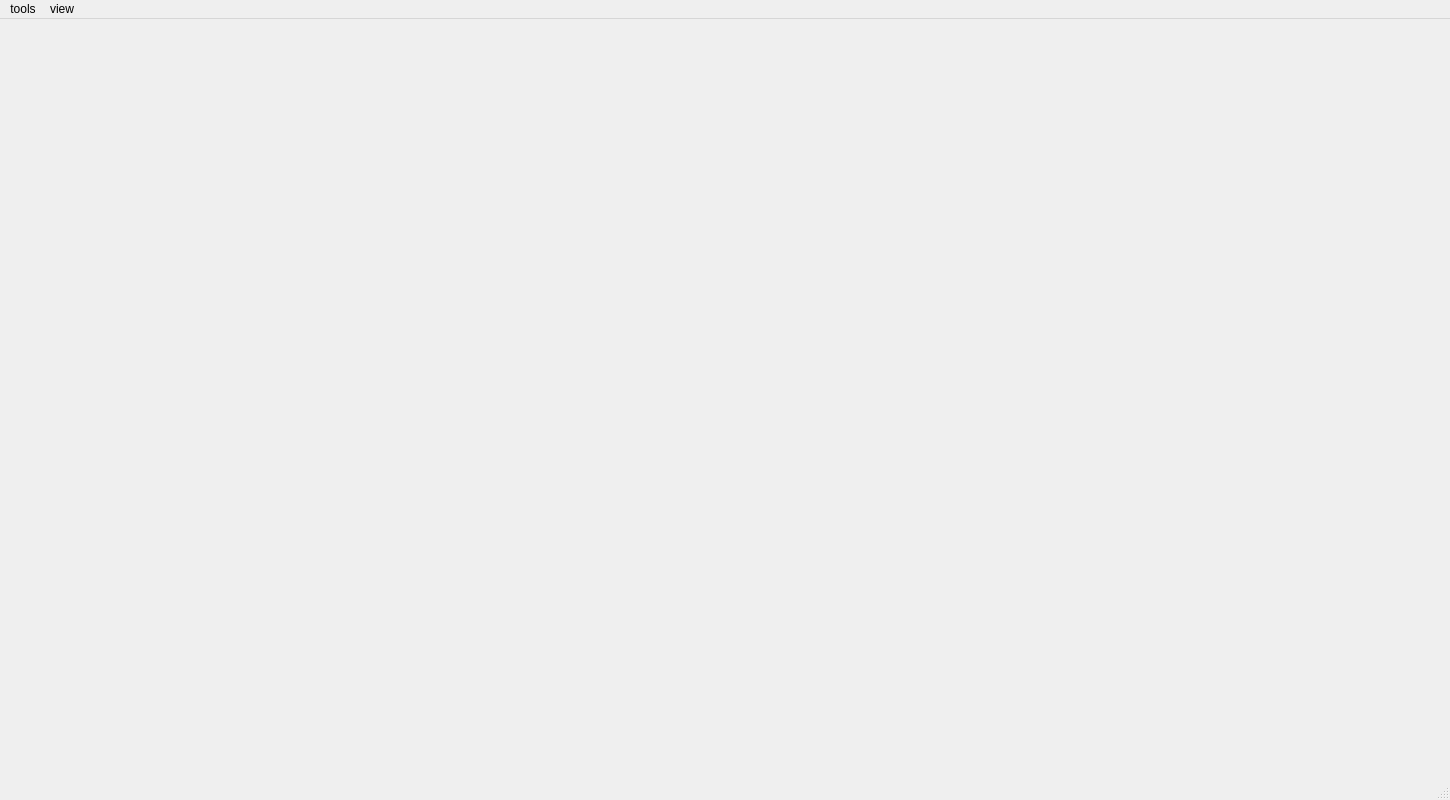
<?xml version="1.0" encoding="UTF-8"?>
<ui version="4.0">
 <class>mainWindow</class>
 <widget class="QMainWindow" name="mainWindow">
  <property name="geometry">
   <rect>
    <x>0</x>
    <y>0</y>
    <width>1450</width>
    <height>800</height>
   </rect>
  </property>
  <property name="sizePolicy">
   <sizepolicy hsizetype="Expanding" vsizetype="Expanding">
    <horstretch>1</horstretch>
    <verstretch>0</verstretch>
   </sizepolicy>
  </property>
  <property name="minimumSize">
   <size>
    <width>700</width>
    <height>0</height>
   </size>
  </property>
  <property name="windowTitle">
   <string>Hello World!</string>
  </property>
  <widget class="QWidget" name="centralwidget"/>
  <widget class="QMenuBar" name="menubar">
   <property name="geometry">
    <rect>
     <x>0</x>
     <y>0</y>
     <width>1450</width>
     <height>26</height>
    </rect>
   </property>
   <property name="minimumSize">
    <size>
     <width>0</width>
     <height>0</height>
    </size>
   </property>
   <widget class="QMenu" name="menutools">
    <property name="title">
     <string>tools</string>
    </property>
    <widget class="QMenu" name="menuChoose_Font">
     <property name="title">
      <string>Choose Font</string>
     </property>
     <addaction name="fontDefault"/>
     <addaction name="separator"/>
     <addaction name="fontCambria"/>
     <addaction name="fontInkFree"/>
     <addaction name="fontBoli"/>
    </widget>
    <widget class="QMenu" name="menuFont_Size">
     <property name="title">
      <string>Font Size</string>
     </property>
     <addaction name="sizeDefault"/>
     <addaction name="separator"/>
     <addaction name="font16"/>
     <addaction name="font18"/>
     <addaction name="font22"/>
    </widget>
    <addaction name="clearWorkspace"/>
    <addaction name="separator"/>
    <addaction name="menuChoose_Font"/>
    <addaction name="menuFont_Size"/>
   </widget>
   <widget class="QMenu" name="menuview">
    <property name="title">
     <string>view</string>
    </property>
    <addaction name="showSideMenu"/>
    <addaction name="showBottomDock"/>
    <addaction name="showRightDock"/>
   </widget>
   <addaction name="menutools"/>
   <addaction name="menuview"/>
  </widget>
  <widget class="QStatusBar" name="statusbar"/>
  <action name="clearWorkspace">
   <property name="text">
    <string>Clear Workspace</string>
   </property>
   <property name="statusTip">
    <string>Clear whole workspace...</string>
   </property>
   <property name="shortcut">
    <string>Ctrl+Shift+C</string>
   </property>
  </action>
  <action name="fontCambria">
   <property name="text">
    <string>Cambria</string>
   </property>
   <property name="statusTip">
    <string>Sent Font Family to Cambria...</string>
   </property>
  </action>
  <action name="fontInkFree">
   <property name="text">
    <string>Ink Free</string>
   </property>
   <property name="statusTip">
    <string>Sent Font Family to Ink Free...</string>
   </property>
  </action>
  <action name="fontBoli">
   <property name="text">
    <string>MV Boli</string>
   </property>
   <property name="statusTip">
    <string>Sent Font Family to MV Boli...</string>
   </property>
  </action>
  <action name="fontDefault">
   <property name="text">
    <string>Default</string>
   </property>
   <property name="statusTip">
    <string>Default Font And Size...</string>
   </property>
  </action>
  <action name="action12">
   <property name="text">
    <string>Default</string>
   </property>
  </action>
  <action name="font16">
   <property name="text">
    <string>16</string>
   </property>
   <property name="statusTip">
    <string>Sent Font Size To 16...</string>
   </property>
  </action>
  <action name="font18">
   <property name="text">
    <string>18</string>
   </property>
   <property name="statusTip">
    <string>Sent Font Size To 18...</string>
   </property>
  </action>
  <action name="n2">
   <property name="text">
    <string>22</string>
   </property>
  </action>
  <action name="font22">
   <property name="text">
    <string>22</string>
   </property>
   <property name="statusTip">
    <string>Sent Font Size To 22...</string>
   </property>
  </action>
  <action name="sizeDefault">
   <property name="text">
    <string>Default</string>
   </property>
   <property name="statusTip">
    <string>Default Font And Size...</string>
   </property>
  </action>
  <action name="showSideMenu">
   <property name="text">
    <string>Side Menu</string>
   </property>
  </action>
  <action name="showBottomDock">
   <property name="text">
    <string>Bottom Dock</string>
   </property>
  </action>
  <action name="showRightDock">
   <property name="text">
    <string>Right Dock</string>
   </property>
  </action>
 </widget>
 <resources/>
 <connections/>
</ui>
